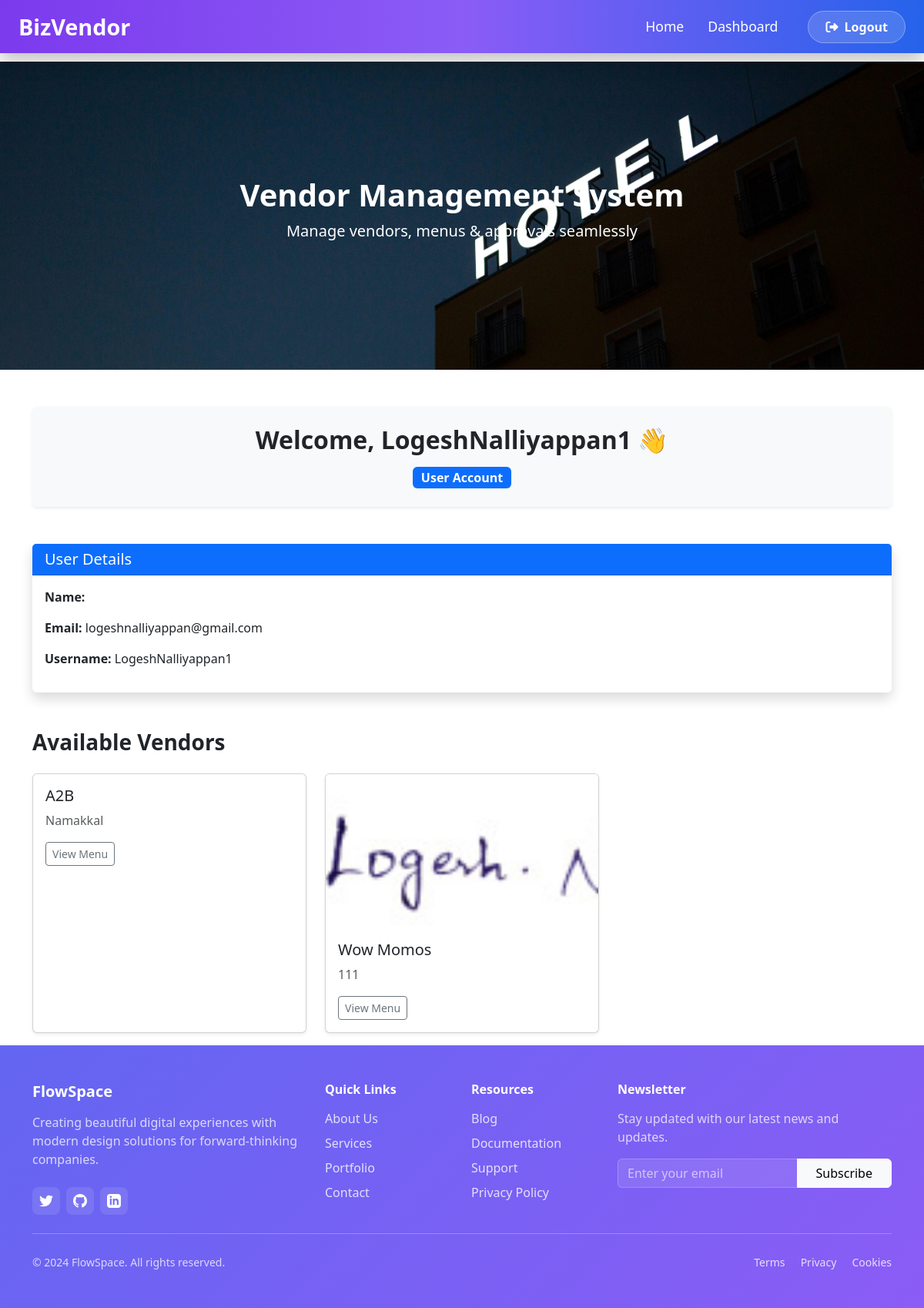
Page /dashboard/ (signed in) on the committed database.
### vendorapp/models.py (models this page shows, shortened)
class Multivendors(models.Model):
    user = models.OneToOneField(User, on_delete=models.CASCADE)
    restaurant_name = models.CharField(max_length=100)
    address = models.CharField(max_length=100)
    city = models.CharField(max_length=100)
    state = models.CharField(max_length=100)
    zip_code = models.PositiveBigIntegerField()
    restaurant_lic = models.ImageField(upload_to='images/', blank=True, null=True)
    restaurant_img = models.ImageField(upload_to='images/', blank=True, null=True)
    user_type = models.CharField(max_length=50, default='vendor', editable=False)
    approved = models.BooleanField(default=False)
    password = models.CharField(max_length=100)
    franchise = models.BooleanField(default=False)

### vendorapp/views.py (the view)
# urls.py: path('dashboard/', views.dashboard, name='dashboard'),
@login_required(login_url='login')
def dashboard(request):
    logged_user = request.user
    vendor = Multivendors.objects.filter(user=logged_user).first()
    if vendor:
        role = "vendor"
        data = vendor
    else:
        user_details = Userreg.objects.filter(user=logged_user).first()
        if user_details:
            role = "user"
            data = user_details
        else:
            role = "unknown"
            data = None
    vendors = Multivendors.objects.all()
    return render(request, 'vendors/dashboard.html', {
        "role": role,
        "data": data,
        "user": request.user,
        "forms": vendors
    })

### templates/vendors/dashboard.html (shortened to what this page needs)
{% extends 'vendors/base.html' %}
{% load static %}
{% block content %}
<div class="container-fluid p-0 position-relative">
    <img src="{% static 'hotel.jpg' %}" class="img-fluid w-100" style="height:400px; object-fit:cover;">
    <div class="position-absolute top-50 start-50 translate-middle text-white text-center">
        <h1 class="fw-bold">Vendor Management System</h1>
        <p class="lead">Manage vendors, menus & approvals seamlessly</p>
    </div>
</div>
<div class="container mt-5">
    <div class="p-4 bg-light rounded shadow-sm text-center">
        <h2 class="fw-bold">Welcome, {{ user.username }} 👋</h2>
        {% if role == "vendor" %}
        <span class="badge bg-success fs-6 mt-2">Vendor Account</span>
        {% else %}
        <span class="badge bg-primary fs-6 mt-2">User Account</span>
        {% endif %}
    </div>
</div>
<div class="container mt-5">
    {% if role == "vendor" %}
    <div class="card shadow border-0 mb-5">
        <div class="card-header bg-dark text-white">
            <h5 class="mb-0">Vendor Details</h5>
        </div>
        <div class="card-body row">
            <div class="col-md-8">
                <p><strong>Restaurant Name:</strong> {{ data.restaurant_name }}</p>
                <p><strong>Address:</strong> {{ data.address }}</p>
                <p><strong>City:</strong> {{ data.city }}</p>
                <p><strong>State:</strong> {{ data.state }}</p>
                <p><strong>Zip Code:</strong> {{ data.zip_code }}</p>
            </div>
            <div class="col-md-4 text-center">
                {% if data.restaurant_lic %}
                <img src="{{ data.restaurant_lic.url }}" class="img-thumbnail">
                {% else %}
                <p class="text-muted">No License Uploaded</p>
                {% endif %}
            </div>
        </div>
    </div>
    {% else %}
    <div class="card shadow border-0 mb-5">
        <div class="card-header bg-primary text-white">
            <h5 class="mb-0">User Details</h5>
        </div>
        <div class="card-body">
            <p><strong>Name:</strong> {{ user.first_name }} {{ user.last_name }}</p>
            <p><strong>Email:</strong> {{ user.email }}</p>
            <p><strong>Username:</strong> {{ user.username }}</p>
        </div>
    </div>
    {% endif %}
</div>
<div class="container mt-5 mb-3" >
    <h3 class="fw-bold mb-4">Available Vendors</h3>
    <div class="row g-4">
        {% for v in forms %}
        <div class="col-md-4">
            <div class="card shadow-sm h-100">
                {% if v.restaurant_lic %}
                <img src="{{ v.restaurant_lic.url }}" class="card-img-top" style="height:200px; object-fit:cover;">
                {% endif %}
                <div class="card-body">
                    <h5 class="card-title">{{ v.restaurant_name }}</h5>
                    <p class="text-muted">{{ v.city }}</p>
                    {% if user.is_superuser %}
                    <a href="{% url 'add_menu' v.id %}" class="btn btn-sm btn-success mb-1">
                        Add Menu
                    </a>
                    <a href="" class="btn btn-sm btn-warning mb-1">
                        Edit Menu
                    </a>
                    {% elif role == "admin" %}
                    <a href="{% url 'add_menu' v.id %}" class="btn btn-sm btn-success">
                        Add Menu
                    </a>
                    {% else %}
                    <a href="{% url 'hoteldetail' v.id %}" class="btn btn-sm btn-outline-secondary">
                        View Menu
                    </a>
                    {% endif %}
                </div>
            </div>
        </div>
        {% empty %}
        <p>No vendors available.</p>
        {% endfor %}
    </div>
</div>
{% endblock %}

### static/style.css (style rules this page uses)
body { padding-top: 80px; }

### rows in the picture
Multivendors: restaurant_name "A2B", city "Namakkal"
Multivendors: restaurant_lic (picture), restaurant_name "Wow Momos", city "111"

### other values in the picture
{{ user.username }} "LogeshNalliyappan1"
{{ user.email }} "logeshnalliyappan@gmail.com"
